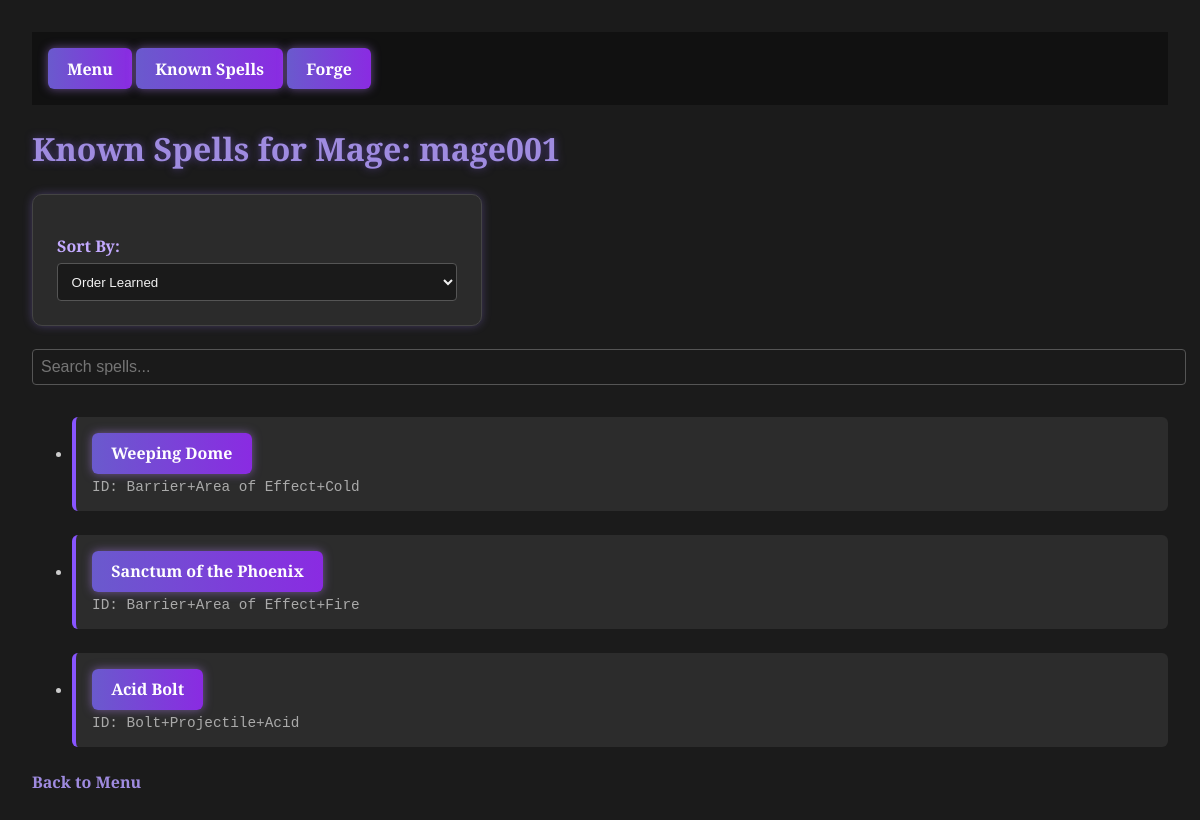
Page /known/mage001 on the committed database.
### tables this page shows
CREATE TABLE spell (
	id VARCHAR NOT NULL, 
	name VARCHAR NOT NULL, 
	school VARCHAR, 
	casting_time VARCHAR, 
	spell_range VARCHAR, 
	duration VARCHAR, 
	description TEXT, 
	higher_levels TEXT, 
	PRIMARY KEY (id)
);

### app.py (the view)
@app.route("/known/<mage_id>")
def known_spells(mage_id):
    sort = request.args.get("sort", "learned")  # default to order learned
    conn = get_db_connection()
    if mage_id == "Nendo":
        query = "SELECT * FROM spell"
        params = ()
    else:
        query = "SELECT * FROM spell WHERE id IN (SELECT spell_id FROM known_spells WHERE mage_id = ?)"
        params = (mage_id,)
    if sort == "alpha":
        query += " ORDER BY name COLLATE NOCASE"
    elif sort == "core":
        query += " ORDER BY id COLLATE NOCASE"
    spells = conn.execute(query, params).fetchall()
    conn.close()
    return render_template("known_spells.html", spells=spells, mage_id=mage_id, current_sort=sort)

### app.py (called while the page is built)
def get_db_connection():
    import os
    DB_PATH = os.getenv("SPELLFORGE_DB", "spells.db")
    conn = sqlite3.connect(DB_PATH)
    conn.row_factory = sqlite3.Row
    return conn

### templates/known_spells.html (shortened to what this page needs)
<!DOCTYPE html>
<html>
<head>
    <link rel="stylesheet" href="{{ url_for('static', filename='style.css') }}">
</head>
<body>
    {% include 'navbar.html' %}
    <h1>Known Spells for Mage: {{ mage_id }}</h1>
    <form method="get" style="margin-bottom: 1rem;">
        <label for="sort">Sort By:</label>
        <select name="sort" id="sort" onchange="this.form.submit()">
            <option value="learned" {% if current_sort == 'learned' %}selected{% endif %}>Order Learned</option>
        </select>
    </form>
    <input type="text" id="searchInput" onkeyup="filterSpells()" placeholder="Search spells..." style="margin-bottom: 1rem; width: 100%; padding: 0.5rem; font-size: 1rem;">
    <ul id="spellList">
        {% for spell in spells %}
            <li style="margin-bottom: 1.5rem;">
                <a href="{{ url_for('spell_detail', spell_id=spell['id']) }}" class="spell-button">
                    {{ spell["name"] }}
                </a><br>
                <small class="spell-id">ID: {{ spell["id"] }}</small>
            </li>
        {% endfor %}
    </ul>
    <a href="{{ url_for('menu', mage_id=mage_id) }}">Back to Menu</a>
</body>
</html>

### templates/navbar.html (shortened to what this page needs)
<div style="background: #111; padding: 1rem; display: flex; justify-content: space-between; align-items: center;">
    <div>
        <a href="{{ url_for('menu', mage_id=session.get('mage_id')) }}" class="spell-button">Menu</a>
        <a href="{{ url_for('known_spells', mage_id=session.get('mage_id')) }}" class="spell-button">Known Spells</a>
        <a href="{{ url_for('forge', mage_id=session.get('mage_id')) }}" class="spell-button">Forge</a>
    </div>
</div>

### static/style.css (style rules this page uses)
body { font-family: 'Cinzel', serif; background-color: #1b1b1b; background-image: url("https://www.transparenttextures.com/patterns/dark-denim.png"); color: #ccc; margin: 0; padding: 2rem; }
h1, h2 { color: #9f8be0; text-shadow: 0 0 8px #4e3d82; margin-bottom: 1rem; }
form { background: #2b2b2b; border: 1px solid #444; border-radius: 10px; padding: 1.5rem; max-width: 400px; box-shadow: 0 0 10px rgba(158, 129, 255, 0.3); margin-top: 1.5rem; }
label { display: block; color: #c3aaff; margin-top: 1rem; font-weight: bold; }
input[type="text"], input[type="password"], select { width: 100%; padding: 0.6rem; margin-top: 0.4rem; background-color: #1a1a1a; color: #f0f0f0; border: 1px solid #555; border-radius: 4px; }
li { background-color: #2c2c2c; border-left: 4px solid #8855ff; padding: 1rem; border-radius: 6px; margin-bottom: 1rem; }
a { color: #9f8be0; text-decoration: none; font-weight: bold; }
.spell-button { display: inline-block; padding: 0.6rem 1.2rem; background: linear-gradient(to right, #6a5acd, #8a2be2); color: #fff; border: none; border-radius: 6px; font-size: 1rem; font-weight: bold; text-decoration: none; box-shadow: 0 0 10px rgba(186, 134, 255, 0.5); transition: all 0.25s ease-in-out; }
.spell-id { font-family: monospace; font-size: 0.9rem; color: #aaa; margin-top: 0.3rem; display: inline-block; }

### rows in the picture
spell: name "Weeping Dome", id "Barrier+Area of Effect+Cold"
spell: name "Sanctum of the Phoenix", id "Barrier+Area of Effect+Fire"
spell: name "Acid Bolt", id "Bolt+Projectile+Acid"

### other values in the picture
{{ mage_id }} "mage001"
